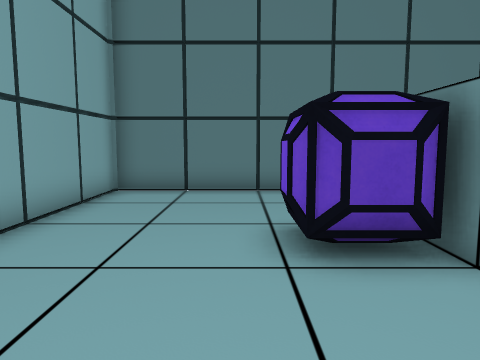
View 1 (above)

12 first-person views from a walk through a Unity game level. The camera is 1.3 m above the floor, tilts 6° down and sees 70° across. The floor is counted in squares, 1 m on a side. Each view is taken from the middle of a square. On the plan, view 1 faces up. The plan holds only what a view shows up to about 15 squares ahead; the rest is blank. The player character is not drawn.

View 2
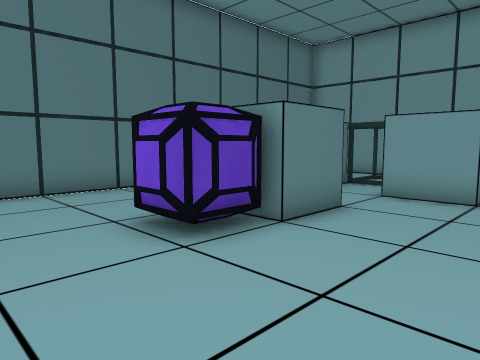

View 3
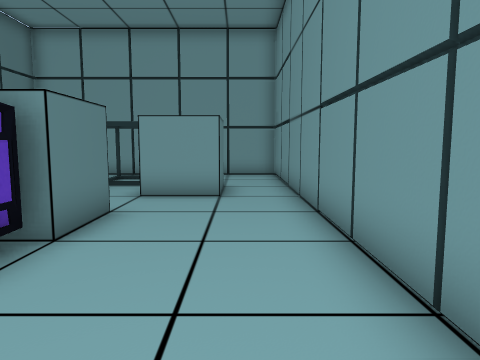

View 4
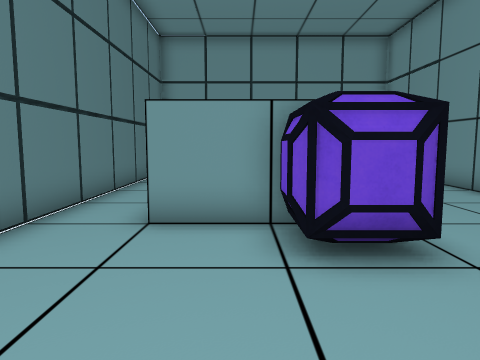

View 5
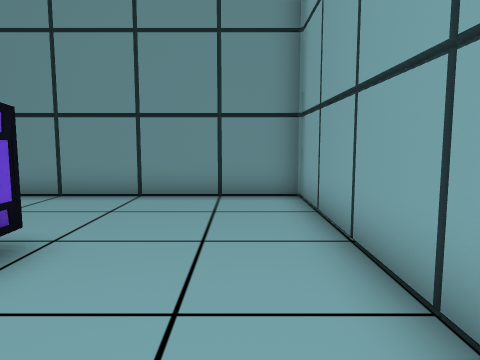

View 6
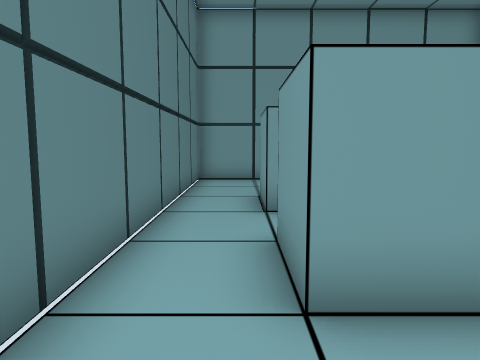

View 7
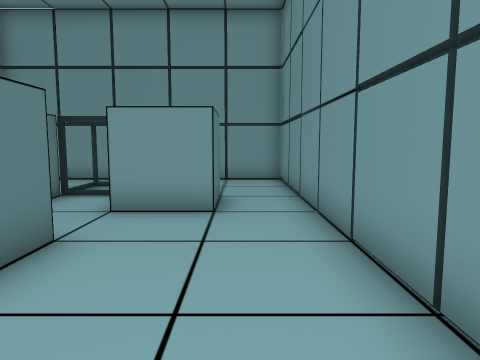

View 8
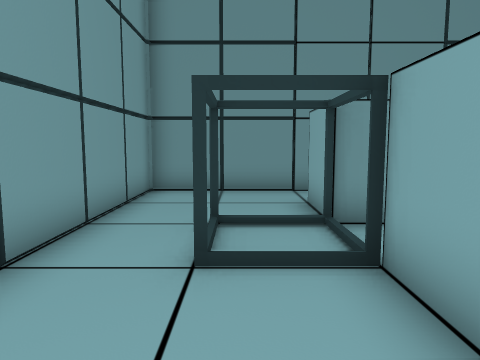

View 9
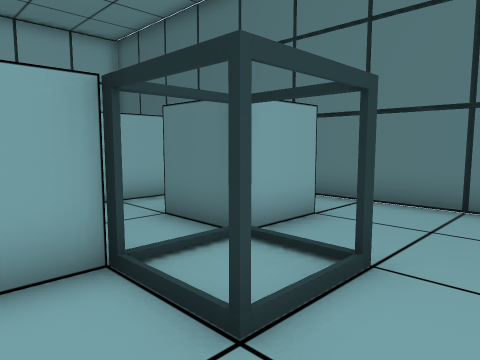

View 10
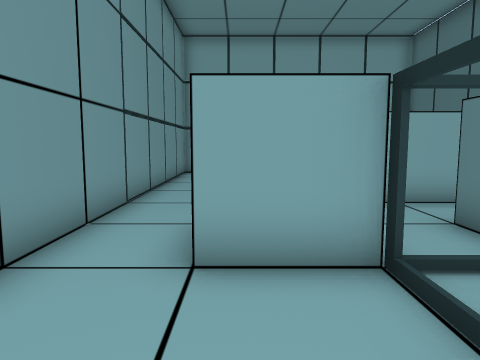

View 11
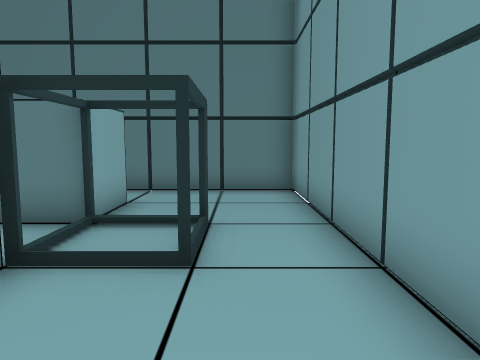

View 12
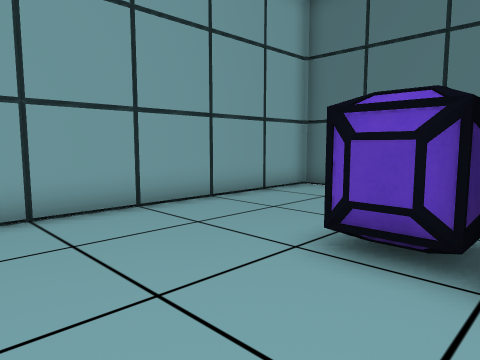

### Floor plan
Key: @ floor where view 1 was taken; # wall or solid block; . floor; T thing the floor can be seen under or through; O other object.
Columns run from 4 left of view 1 to 13 right of it. Each row starts with its distance up from view 1.
 10 ##################
  9 #................#
  8 #................#
  7 #......##..##....#
  6 #......##..##....#
  5 #....OO##...TTO..#
  4 #....OO##...TOO..#
  3 #..........#TT...#
  2 #..........#T....#
  1 #................#
  0 #...@............#
 -1 ##################

Positions as (right, up) in squares from view 1, and headings:
1: (0, 0), facing up
2: (-2, 0), facing up-right
3: (-2, 1), facing right
4: (-3, 6), facing right
5: (-2, 8), facing down
6: (0, 8), facing right
7: (0, 1), facing right
8: (10, 9), facing down
9: (12, 2), facing up-left
10: (12, 2), facing left
11: (11, 0), facing up
12: (3, 0), facing up-left
